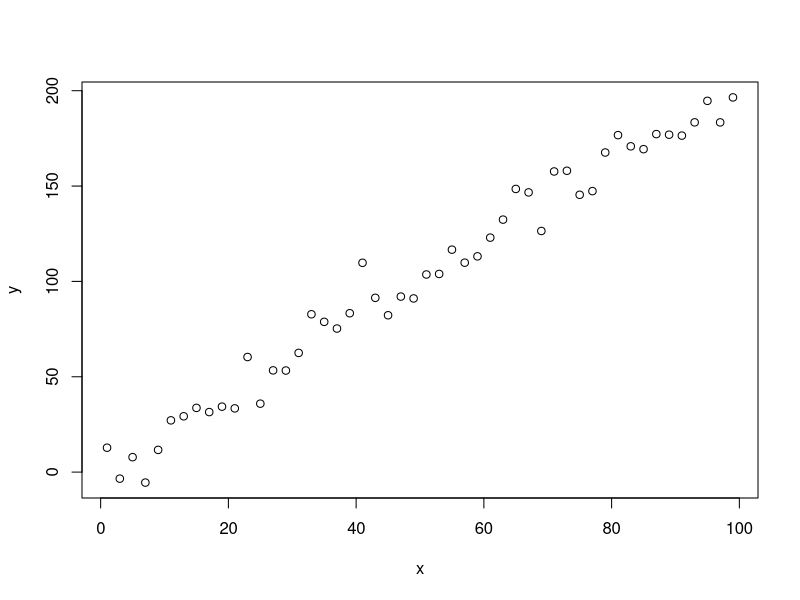
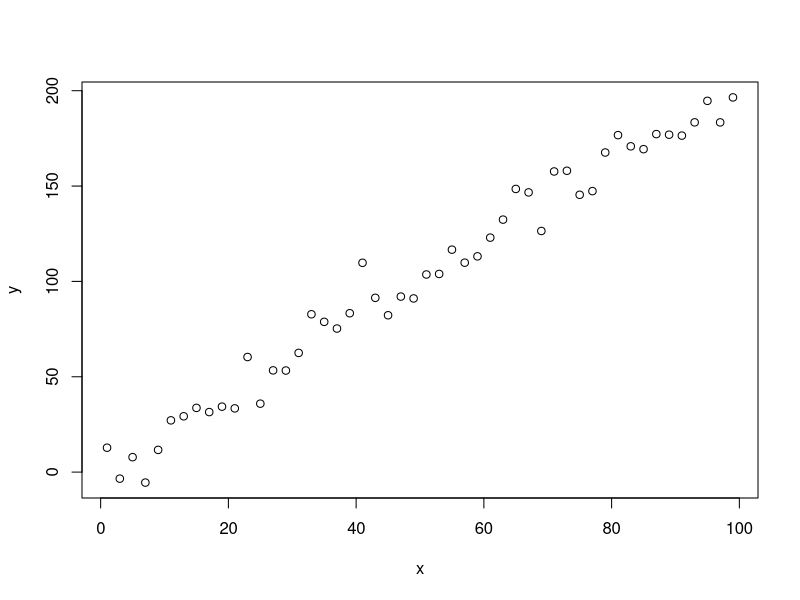
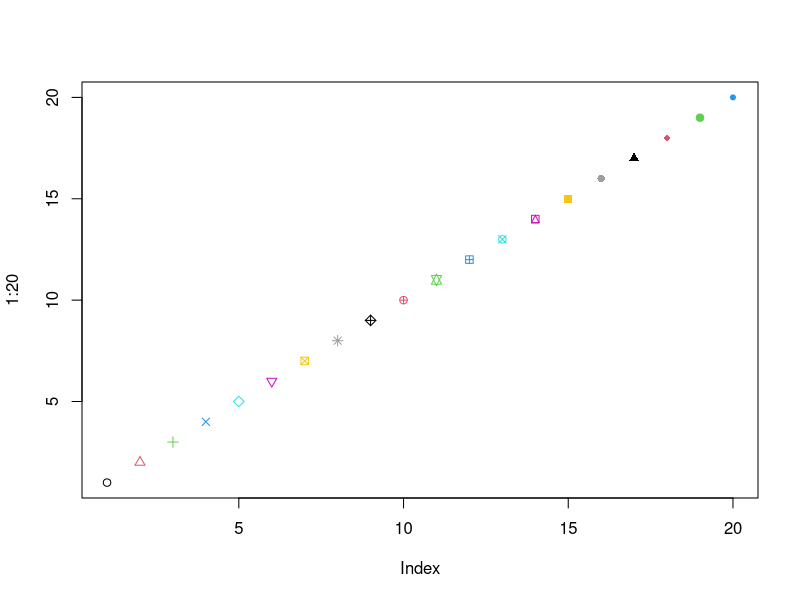

Reproduce these figures in R, in order.
## ---- chunk 1
x <- seq(1, 100, by = 2)
y <- 1 + 2*x + rnorm(50,0,10)
## ---- chunk 2
plot(x,y)
## ---- chunk 3
plot(y ~ x)
## ---- chunk 4
plot(1:20,
     col = 1:20,
     pch = 1:20,
     )
